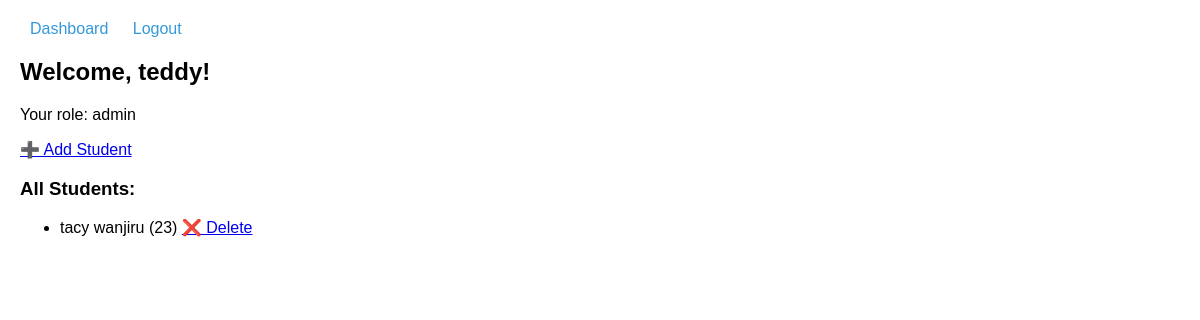
Page /dashboard (signed in) on the earlier database version.
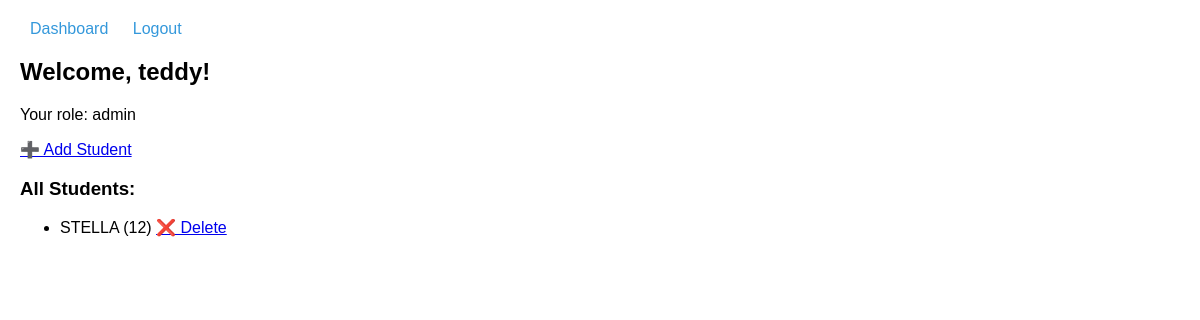
Same page on the later database version.
### app.py (models this page shows)
class User(UserMixin, db.Model):
    id = db.Column(db.Integer, primary_key=True)
    email = db.Column(db.String(150), unique=True, nullable=False)
    username = db.Column(db.String(150), nullable=False)
    password = db.Column(db.String(150), nullable=False)
    role = db.Column(db.String(20), nullable=False, default="student")

class Student(db.Model):
    id = db.Column(db.Integer, primary_key=True)
    name = db.Column(db.String(150), nullable=False)
    age = db.Column(db.Integer, nullable=False)
    created_by = db.Column(db.Integer, db.ForeignKey('user.id'))

### app.py (the view)
@app.route('/dashboard')
@login_required
def dashboard():
    if current_user.role == "admin":
        students = Student.query.all()
    elif current_user.role == "teacher":
        students = Student.query.filter_by(created_by=current_user.id).all()
    else:  # student role
        students = []  # students can’t view list
    return render_template("dashboard.html", user=current_user, students=students)

### app.py (called while the page is built)
@login_manager.user_loader
def load_user(user_id):
    return User.query.get(int(user_id))

### templates/dashboard.html (shortened to what this page needs)
{% extends "base.html" %}
{% block content %}
<h2>Welcome, {{ user.username }}!</h2>
<p>Your role: {{ user.role }}</p>
{% if user.role == "admin" %}
    <a href="{{ url_for('add_student') }}">➕ Add Student</a>
    <h3>All Students:</h3>
    <ul>
        {% for student in students %}
            <li>{{ student.name }} ({{ student.age }})
                <a href="{{ url_for('delete_student', student_id=student.id) }}">❌ Delete</a>
            </li>
        {% endfor %}
    </ul>
{% else %}
    <p>You are logged in as a student. You can only view your profile.</p>
{% endif %}
{% endblock %}

### templates/base.html (shortened to what this page needs)
<!DOCTYPE html>
<html lang="en">
<head>
    <link rel="stylesheet" href="{{ url_for('static', filename='style.css') }}">
</head>
<body>
    <nav>
        <a href="{{ url_for('dashboard') }}">Dashboard</a>
        {% if current_user.is_authenticated %}
            <a href="{{ url_for('logout') }}">Logout</a>
        {% else %}
            <a href="{{ url_for('login') }}">Login</a>
            <a href="{{ url_for('register') }}">Register</a>
        {% endif %}
    </nav>
    <div class="container">
        {% block content %}{% endblock %}
    </div>
</body>
</html>

### static/style.css (style rules this page uses)
body { font-family: Arial, sans-serif; margin: 20px; }
nav a { margin: 0 10px; text-decoration: none; color: #3498db; }

Differences in the rows shown:
removed Student: name "tacy wanjiru", age "23"
added Student: name "STELLA", age "12"
